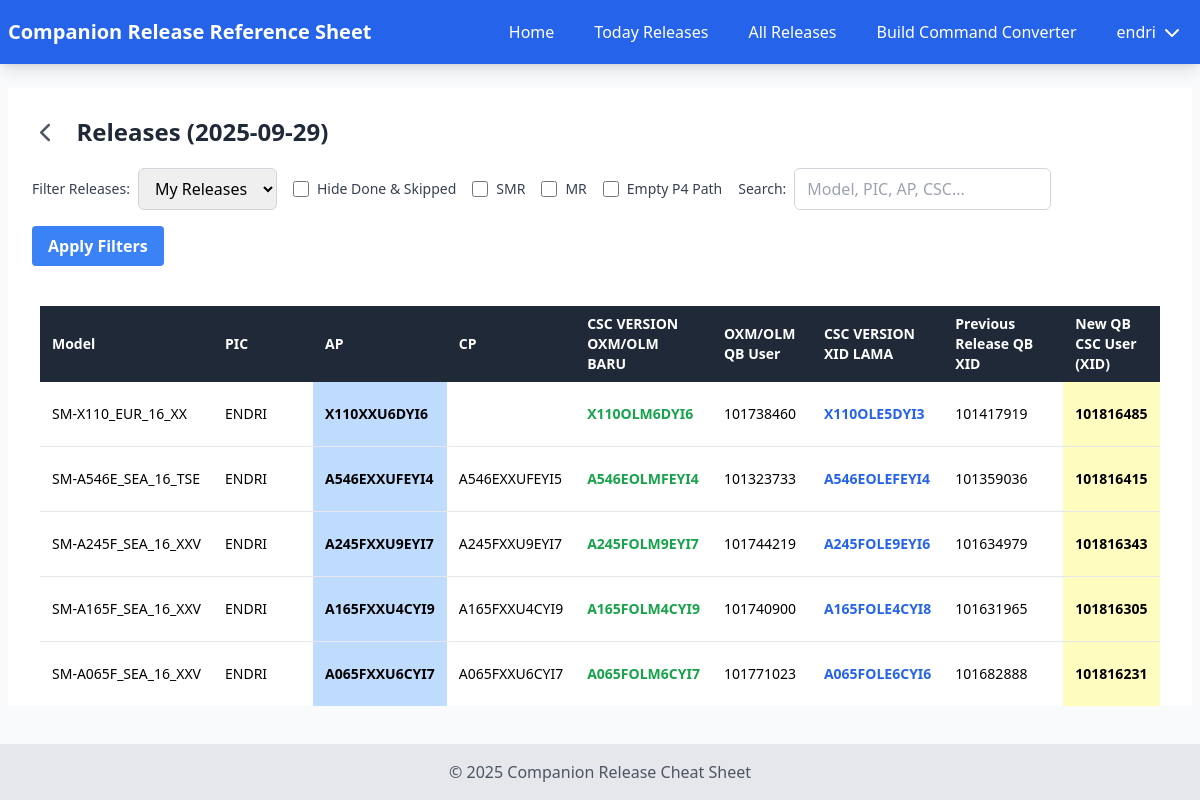
The page /today.php?id=1865 (signed in) on the database its author committed.
### tables this page shows
CREATE TABLE `release_cheatsheets` (
  `id` int(11) NOT NULL,
  `model` varchar(50) NOT NULL,
  `ole_version` varchar(13) NOT NULL,
  `qb_user` varchar(50) NOT NULL,
  `oxm_olm_new_version` varchar(100) NOT NULL,
  `ap` varchar(50) NOT NULL,
  `cp` varchar(50) NOT NULL,
  `csc` varchar(50) NOT NULL,
  `qb_csc_user` varchar(50) NOT NULL,
  `additional_cl` varchar(50) DEFAULT '-',
  `cl_sync` varchar(255) DEFAULT NULL,
  `cl_partial_csc_oxm` varchar(255) DEFAULT NULL,
  `command_qb_user` text DEFAULT NULL,
  `command_qb_eng` text DEFAULT NULL,
  `new_xid_cl_partial` varchar(255) DEFAULT NULL,
  `partial_cl` longtext DEFAULT NULL,
  `p4_path` longtext DEFAULT NULL,
  `new_build_xid` varchar(100) NOT NULL,
  `qb_csc_user_xid` varchar(50) NOT NULL,
  `qb_csc_eng` varchar(50) NOT NULL,
  `release_note_format` text NOT NULL,
  `ap_mapping` varchar(100) NOT NULL,
  `cp_mapping` varchar(100) NOT NULL,
  `csc_version_up` varchar(100) NOT NULL,
  `created_at` timestamp NOT NULL DEFAULT current_timestamp(),
  `updated_at` timestamp NOT NULL DEFAULT current_timestamp() ON UPDATE current_timestamp(),
  `status` varchar(100) NOT NULL,
  `pic` varchar(100) NOT NULL
);

### includes/functions.php (called while the page is built, shortened)
<?php
require_once __DIR__ . '/../config/database.php';
function getReleasesByDateAndPic($date, $pic, $excludeStatuses = [], $apFilterType = 'none', $searchQuery = '', $filterEmptyP4Path = false) {
    global $pdo;
    $sql = "SELECT id, model, ap, cp, csc, ole_version, pic, created_at, status,
                   qb_user, qb_csc_user, additional_cl, cl_sync, cl_partial_csc_oxm, command_qb_user, command_qb_eng, new_xid_cl_partial, partial_cl, p4_path, qb_csc_user_xid, qb_csc_eng, release_note_format, csc_version_up
            FROM release_cheatsheets
            WHERE DATE(created_at) = ? AND pic = ?";
    $params = [$date, $pic];
    $sql .= " ORDER BY created_at DESC";
    $stmt = $pdo->prepare($sql);
    $stmt->execute($params);
    return $stmt->fetchAll(PDO::FETCH_ASSOC);
}
function getTodayReleasesFiltered($date, $filter, $excludeStatuses = [], $apFilterType = 'none', $searchQuery = '', $filterEmptyP4Path = false) {
    if ($filter === 'my' && isset($_SESSION['username'])) {
        return getReleasesByDateAndPic($date, $_SESSION['username'], $excludeStatuses, $apFilterType, $searchQuery, $filterEmptyP4Path);
    } else {
        return getReleasesByDate($date, $excludeStatuses, $apFilterType, $searchQuery, $filterEmptyP4Path);
    }
}
?>

### today.php (the view, shortened to what this page needs)
<?php
require_once __DIR__ . '/includes/functions.php';
require_once __DIR__ . '/includes/header.php';
$displayDateStr = $_GET['date'] ?? date('Y-m-d');
try {
    $tempDate = new DateTime($displayDateStr);
    $displayDateStr = $tempDate->format('Y-m-d');
    $displayDate = new DateTime($displayDateStr);
} catch (Exception $e) {
    $displayDate = new DateTime('today');
    $today = new DateTime('today');
    $displayDateStr = $displayDate->format('Y-m-d');
}
$prevDate = (clone $displayDate)->modify('-1 day')->format('Y-m-d');
$queryParams = $_GET;
$prevDateParams = $queryParams;
$prevDateParams['date'] = $prevDate;
$prevLink = '?' . http_build_query($prevDateParams);
$filter = $_GET['filter'] ?? 'my';
$hideDoneAndSkipped = isset($_GET['hideDoneAndSkipped']) && $_GET['hideDoneAndSkipped'] === 'true';
$filterApInclude = isset($_GET['filterApInclude']) && $_GET['filterApInclude'] === 'true';
$filterApExclude = isset($_GET['filterApExclude']) && $_GET['filterApExclude'] === 'true';
$filterEmptyP4Path = isset($_GET['filterEmptyP4Path']) && $_GET['filterEmptyP4Path'] === 'true';
$searchQuery = $_GET['search'] ?? '';
$excludeStatuses = [];
$apFilterType = 'none';
$todayReleases = getTodayReleasesFiltered($displayDateStr, $filter, $excludeStatuses, $apFilterType, $searchQuery, $filterEmptyP4Path);
?>
<div class="bg-white">
    <div class="p-6">
        <div class="flex items-center space-x-4 mb-4">
            <a href="<?php echo $prevLink; ?>" class="text-gray-600 hover:text-blue-600 p-2 rounded-full hover:bg-gray-100" title="Previous Day">
                <i class="fas fa-chevron-left fa-lg"></i>
            </a>
            <h1 class="text-2xl font-bold text-gray-800">
                Releases (<?php echo htmlspecialchars($displayDate->format('Y-m-d')); ?>)
            </h1>
        </div>
        <div class="mb-4 flex flex-wrap items-center space-x-4">
            <form id="filterForm" method="GET" class="flex flex-wrap items-center gap-4">
                <div class="flex items-center space-x-2">
                    <label for="filter" class="text-sm font-medium text-gray-700">Filter Releases:</label>
                    <select name="filter" id="filter" class="border border-gray-300 rounded-md px-3 py-2 focus:outline-none focus:ring-2 focus:ring-blue-500">
                        <option value="my" <?php echo $filter === 'my' ? 'selected' : ''; ?>>My Releases</option>
                    </select>
                </div>
                <div class="flex items-center space-x-2">
                    <input type="checkbox" name="hideDoneAndSkipped" id="hideDoneAndSkipped" class="form-checkbox h-4 w-4 text-blue-600" value="true" <?php echo $hideDoneAndSkipped ? 'checked' : ''; ?>>
                    <label for="hideDoneAndSkipped" class="text-sm font-medium text-gray-700">Hide Done & Skipped</label>
                </div>
                <div class="flex items-center space-x-2">
                    <input type="checkbox" name="filterApInclude" id="filterApInclude" class="form-checkbox h-4 w-4 text-blue-600" value="true" <?php echo $filterApInclude ? 'checked' : ''; ?>>
                    <label for="filterApInclude" class="text-sm font-medium text-gray-700">SMR</label>
                </div>
                <div class="flex items-center space-x-2">
                    <input type="checkbox" name="filterApExclude" id="filterApExclude" class="form-checkbox h-4 w-4 text-blue-600" value="true" <?php echo $filterApExclude ? 'checked' : ''; ?>>
                    <label for="filterApExclude" class="text-sm font-medium text-gray-700">MR</label>
                </div>
                <div class="flex items-center space-x-2">
                    <input type="checkbox" name="filterEmptyP4Path" id="filterEmptyP4Path" class="form-checkbox h-4 w-4 text-blue-600" value="true" <?php echo $filterEmptyP4Path ? 'checked' : ''; ?>>
                    <label for="filterEmptyP4Path" class="text-sm font-medium text-gray-700">Empty P4 Path</label>
                </div>
                <div class="flex items-center space-x-2">
                    <label for="search" class="text-sm font-medium text-gray-700">Search:</label>
                    <input type="text" name="search" id="search" placeholder="Model, PIC, AP, CSC..."
                            value="<?php echo htmlspecialchars($searchQuery ?? ''); ?>"
                            class="border border-gray-300 rounded-md px-3 py-2 focus:outline-none focus:ring-2 focus:ring-blue-500">
                </div>
                <button type="submit" class="bg-blue-500 hover:bg-blue-700 text-white font-bold py-2 px-4 rounded">Apply Filters</button>
            </form>
        </div>
    </div>
    <div class="overflow-x-auto">
        <table class="w-full bg-white overflow-hidden table">
            <thead class="bg-gray-800 text-white sticky top-0 z-10">
                <tr>
                    <th class="py-2 px-3 text-left text-sm min-w-[120px]">Model</th>
                    <th class="py-2 px-3 text-left text-sm min-w-[100px]">PIC</th>
                    <th class="py-2 px-3 text-left text-sm min-w-[100px]">AP</th>
                    <th class="py-2 px-3 text-left text-sm min-w-[100px]">CP</th>
                    <th class="py-2 px-3 text-left text-sm min-w-[120px]">CSC VERSION OXM/OLM BARU</th>
                    <th class="py-2 px-3 text-left text-sm min-w-[100px]">OXM/OLM QB User</th>
                    <th class="py-2 px-3 text-left text-sm min-w-[100px]">CSC VERSION XID LAMA</th>
                    <th class="py-2 px-3 text-left text-sm min-w-[120px]">Previous Release QB XID</th>
                    <th class="py-2 px-3 text-left text-sm min-w-[100px]">New QB CSC User (XID)</th>
                </tr>
            </thead>
            <tbody class="divide-y divide-gray-200" id="releaseTableBody">
                <?php if (empty($todayReleases)): ?>
                    <tr>
                        <td colspan="23" class="py-6 px-3 text-center text-sm text-gray-500">
                            No releases found for <?php echo htmlspecialchars($displayDateStr); ?>
                        </td>
                    </tr>
                <?php else: ?>
                    <?php foreach ($todayReleases as $release): ?>
                        <tr class="hover:bg-gray-50" data-status="<?php echo htmlspecialchars($release['status'] ?? ''); ?>">
                            <td class="py-2 px-3 text-sm">
                                <span class="copyable cursor-pointer relative whitespace-nowrap" data-tooltip="Click to copy"><?php echo htmlspecialchars($release['model'] ?? ''); ?></span>
                            </td>
                            <td class="py-2 px-3 text-sm">
                                <span class="copyable cursor-pointer relative whitespace-nowrap" data-tooltip="Click to copy"><?php echo htmlspecialchars($release['pic'] ?? ''); ?></span>
                            </td>
                            <td class="py-2 px-3 text-sm  highlight-blue <?php echo (stripos($release['ap'], 'XXS') !== false || stripos($release['ap'], 'DXS') !== false || stripos($release['ap'], 'TBS') !== false) ? 'highlight' : ''; ?>">
                                <span class="copyable cursor-pointer relative whitespace-nowrap" data-tooltip="Click to copy"><?php echo htmlspecialchars($release['ap'] ?? ''); ?></span>
                            </td>
                            <td class="py-2 px-3 text-sm ">
                                <span class="copyable cursor-pointer relative whitespace-nowrap" data-tooltip="Click to copy"><?php echo htmlspecialchars($release['cp'] ?? ''); ?></span>
                            </td>
                            <td class="py-2 px-3 text-sm font-bold text-green-600 " data-field="csc" data-id="<?php echo $release['id']; ?>">
                                <span class="copyable cursor-pointer relative whitespace-nowrap" data-tooltip="Double-click to edit"><?php echo htmlspecialchars($release['csc'] ?? ''); ?></span>
                            </td>
                            <td class="py-2 px-3 text-sm editable" data-field="qb_csc_user" data-id="<?php echo $release['id']; ?>">
                                <span class="copyable cursor-pointer relative whitespace-nowrap" data-tooltip="Double-click to edit"><?php echo htmlspecialchars($release['qb_csc_user'] ?? '-'); ?></span>
                            </td>
                            <td class="py-2 px-3 text-sm font-bold text-blue-600 editable" data-field="ole_version" data-id="<?php echo $release['id']; ?>">
                                <span class="copyable cursor-pointer relative whitespace-nowrap" data-tooltip="Double-click to edit"><?php echo htmlspecialchars($release['ole_version'] ?? ''); ?></span>
                            </td>
                            <td class="py-2 px-3 text-sm editable" data-field="qb_user" data-id="<?php echo $release['id']; ?>">
                                <span class="copyable cursor-pointer relative whitespace-nowrap" data-tooltip="Double-click to edit"><?php echo htmlspecialchars($release['qb_user'] ?? '-'); ?></span>
                            </td>
                            <td class="py-2 px-3 text-sm highlight-bold editable" data-field="qb_csc_user_xid" data-id="<?php echo $release['id']; ?>">
                                <span class="copyable cursor-pointer relative whitespace-nowrap" data-tooltip="Double-click to edit"><?php echo htmlspecialchars($release['qb_csc_user_xid'] ?? '-'); ?></span>
                            </td>
                        </tr>
                    <?php endforeach; ?>
                <?php endif; ?>
            </tbody>
        </table>
    </div>
</div>
<?php require_once __DIR__ . '/includes/footer.php'; ?>

### includes/header.php (style rules this page uses)
html, body { height: 100%; }
body { display: flex; flex-direction: column; }

### today.php (style rules this page uses)
.bg-white { border-radius: 0; box-shadow: none; }
.overflow-x-auto { margin-left: 1rem; margin-right: 1rem; }
@media (min-width: 640px) { .overflow-x-auto { margin-left: 1.5rem; margin-right: 1.5rem; } }
@media (min-width: 768px) { .overflow-x-auto { margin-left: 2rem; margin-right: 2rem; } }
.table { width: auto; min-width: 100%; }
.highlight-bold { background-color: #fefcbf; font-weight: bold; }
.highlight-blue { background-color: #bfdbfe; font-weight: bold; }

### rows shown on the page
release_cheatsheets: model "SM-X110_EUR_16_XX", pic "ENDRI", ap "X110XXU6DYI6", csc "X110OLM6DYI6", qb_csc_user "101738460", ole_version "X110OLE5DYI3", qb_user "101417919", qb_csc_user_xid "101816485"
release_cheatsheets: model "SM-A546E_SEA_16_TSE", pic "ENDRI", ap "A546EXXUFEYI4", cp "A546EXXUFEYI5", csc "A546EOLMFEYI4", qb_csc_user "101323733", ole_version "A546EOLEFEYI4", qb_user "101359036", qb_csc_user_xid "101816415"
release_cheatsheets: model "SM-A245F_SEA_16_XXV", pic "ENDRI", ap "A245FXXU9EYI7", cp "A245FXXU9EYI7", csc "A245FOLM9EYI7", qb_csc_user "101744219", ole_version "A245FOLE9EYI6", qb_user "101634979", qb_csc_user_xid "101816343"
release_cheatsheets: model "SM-A165F_SEA_16_XXV", pic "ENDRI", ap "A165FXXU4CYI9", cp "A165FXXU4CYI9", csc "A165FOLM4CYI9", qb_csc_user "101740900", ole_version "A165FOLE4CYI8", qb_user "101631965", qb_csc_user_xid "101816305"
release_cheatsheets: model "SM-A065F_SEA_16_XXV", pic "ENDRI", ap "A065FXXU6CYI7", cp "A065FXXU6CYI7", csc "A065FOLM6CYI7", qb_csc_user "101771023", ole_version "A065FOLE6CYI6", qb_user "101682888", qb_csc_user_xid "101816231"

### other values the page prints
$_SESSION['username'] "endri"
$displayDate->format('Y-m-d') "2025-09-29"
